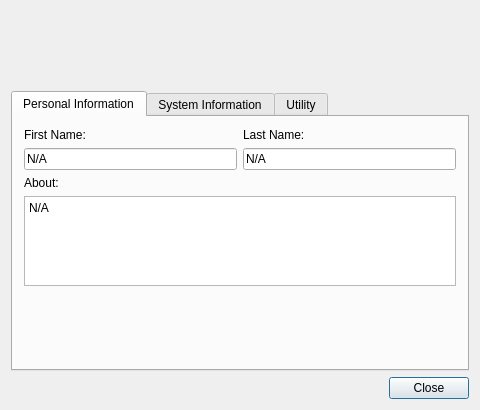
<?xml version="1.0" encoding="UTF-8"?>
<ui version="4.0">
 <class>UserInfoWindow</class>
 <widget class="QDialog" name="UserInfoWindow">
  <property name="geometry">
   <rect>
    <x>0</x>
    <y>0</y>
    <width>480</width>
    <height>410</height>
   </rect>
  </property>
  <property name="windowTitle">
   <string>Dialog</string>
  </property>
  <layout class="QVBoxLayout" name="verticalLayout_2">
   <item>
    <layout class="QHBoxLayout" name="horizontalLayout_2">
     <item>
      <widget class="QLabel" name="lblAvatar">
       <property name="minimumSize">
        <size>
         <width>48</width>
         <height>48</height>
        </size>
       </property>
       <property name="maximumSize">
        <size>
         <width>48</width>
         <height>48</height>
        </size>
       </property>
       <property name="text">
        <string>&lt;Avatar&gt;</string>
       </property>
      </widget>
     </item>
     <item>
      <layout class="QVBoxLayout" name="verticalLayout">
       <item>
        <widget class="QLabel" name="lblUserName">
         <property name="text">
          <string>&lt;User Name&gt;</string>
         </property>
        </widget>
       </item>
       <item>
        <widget class="QLabel" name="lblStatus">
         <property name="text">
          <string>&lt;Status&gt;</string>
         </property>
        </widget>
       </item>
       <item>
        <spacer name="verticalSpacer">
         <property name="orientation">
          <enum>Qt::Vertical</enum>
         </property>
         <property name="sizeHint" stdset="0">
          <size>
           <width>20</width>
           <height>13</height>
          </size>
         </property>
        </spacer>
       </item>
      </layout>
     </item>
    </layout>
   </item>
   <item>
    <widget class="QTabWidget" name="tabWidget">
     <property name="minimumSize">
      <size>
       <width>450</width>
       <height>280</height>
      </size>
     </property>
     <property name="currentIndex">
      <number>0</number>
     </property>
     <widget class="QWidget" name="tabPersonal">
      <attribute name="title">
       <string>Personal Information</string>
      </attribute>
      <layout class="QVBoxLayout" name="verticalLayout_6">
       <item>
        <layout class="QHBoxLayout" name="horizontalLayout_3">
         <item>
          <layout class="QVBoxLayout" name="verticalLayout_3">
           <item>
            <widget class="QLabel" name="lblFirstNameDesc">
             <property name="text">
              <string>First Name:</string>
             </property>
            </widget>
           </item>
           <item>
            <widget class="QLineEdit" name="txtFirstName">
             <property name="text">
              <string>N/A</string>
             </property>
             <property name="readOnly">
              <bool>true</bool>
             </property>
            </widget>
           </item>
          </layout>
         </item>
         <item>
          <layout class="QVBoxLayout" name="verticalLayout_4">
           <item>
            <widget class="QLabel" name="lblLastNameDesc">
             <property name="text">
              <string>Last Name:</string>
             </property>
            </widget>
           </item>
           <item>
            <widget class="QLineEdit" name="txtLastName">
             <property name="text">
              <string>N/A</string>
             </property>
             <property name="readOnly">
              <bool>true</bool>
             </property>
            </widget>
           </item>
          </layout>
         </item>
        </layout>
       </item>
       <item>
        <layout class="QVBoxLayout" name="verticalLayout_5">
         <item>
          <widget class="QLabel" name="lblAbout">
           <property name="text">
            <string>About:</string>
           </property>
          </widget>
         </item>
         <item>
          <widget class="QPlainTextEdit" name="txtAbout">
           <property name="maximumSize">
            <size>
             <width>16777215</width>
             <height>90</height>
            </size>
           </property>
           <property name="tabChangesFocus">
            <bool>true</bool>
           </property>
           <property name="undoRedoEnabled">
            <bool>false</bool>
           </property>
           <property name="readOnly">
            <bool>true</bool>
           </property>
           <property name="plainText">
            <string>N/A</string>
           </property>
          </widget>
         </item>
        </layout>
       </item>
       <item>
        <spacer name="verticalSpacerPersonal">
         <property name="orientation">
          <enum>Qt::Vertical</enum>
         </property>
         <property name="sizeHint" stdset="0">
          <size>
           <width>20</width>
           <height>20</height>
          </size>
         </property>
        </spacer>
       </item>
      </layout>
     </widget>
     <widget class="QWidget" name="tabSystem">
      <attribute name="title">
       <string>System Information</string>
      </attribute>
      <layout class="QVBoxLayout" name="verticalLayoutSystem">
       <item>
        <layout class="QFormLayout" name="formLayout">
         <item row="0" column="0">
          <widget class="QLabel" name="lblIPAddressDesc">
           <property name="text">
            <string>IP Address:</string>
           </property>
           <property name="alignment">
            <set>Qt::AlignRight|Qt::AlignTrailing|Qt::AlignVCenter</set>
           </property>
          </widget>
         </item>
         <item row="0" column="1">
          <widget class="QLabel" name="lblIPAddress">
           <property name="text">
            <string>&lt;IP Address&gt;</string>
           </property>
          </widget>
         </item>
         <item row="1" column="0">
          <widget class="QLabel" name="lblMacAddressDesc">
           <property name="text">
            <string>MAC Address:</string>
           </property>
           <property name="alignment">
            <set>Qt::AlignRight|Qt::AlignTrailing|Qt::AlignVCenter</set>
           </property>
          </widget>
         </item>
         <item row="1" column="1">
          <widget class="QLabel" name="lblMacAddress">
           <property name="text">
            <string>&lt;MAC Address&gt;</string>
           </property>
          </widget>
         </item>
         <item row="2" column="0">
          <widget class="QLabel" name="lblLogonNameDesc">
           <property name="text">
            <string>Logon Name:</string>
           </property>
           <property name="alignment">
            <set>Qt::AlignRight|Qt::AlignTrailing|Qt::AlignVCenter</set>
           </property>
          </widget>
         </item>
         <item row="2" column="1">
          <widget class="QLabel" name="lblLogonName">
           <property name="text">
            <string>&lt;Logon Name&gt;</string>
           </property>
          </widget>
         </item>
         <item row="3" column="0">
          <widget class="QLabel" name="lblComputerNameDesc">
           <property name="text">
            <string>Computer Name:</string>
           </property>
           <property name="alignment">
            <set>Qt::AlignRight|Qt::AlignTrailing|Qt::AlignVCenter</set>
           </property>
          </widget>
         </item>
         <item row="3" column="1">
          <widget class="QLabel" name="lblComputerName">
           <property name="text">
            <string>&lt;Computer Name&gt;</string>
           </property>
          </widget>
         </item>
         <item row="4" column="0">
          <widget class="QLabel" name="lblOSNameDesc">
           <property name="text">
            <string>Operating System:</string>
           </property>
           <property name="alignment">
            <set>Qt::AlignRight|Qt::AlignTrailing|Qt::AlignVCenter</set>
           </property>
          </widget>
         </item>
         <item row="4" column="1">
          <widget class="QLabel" name="lblOSName">
           <property name="text">
            <string>&lt;Operating System&gt;</string>
           </property>
           <property name="wordWrap">
            <bool>true</bool>
           </property>
          </widget>
         </item>
         <item row="5" column="0">
          <widget class="QLabel" name="lblCpuDesc">
           <property name="text">
            <string>CPU Info:</string>
           </property>
           <property name="alignment">
            <set>Qt::AlignRight|Qt::AlignTrailing|Qt::AlignVCenter</set>
           </property>
          </widget>
         </item>
         <item row="5" column="1">
          <widget class="QLabel" name="lblCpu">
           <property name="text">
            <string>&lt;CPU Info&gt;</string>
           </property>
           <property name="wordWrap">
            <bool>true</bool>
           </property>
          </widget>
         </item>
         <item row="6" column="0">
          <widget class="QLabel" name="lblMemoryDesc">
           <property name="text">
            <string>Memory (RAM):</string>
           </property>
           <property name="alignment">
            <set>Qt::AlignRight|Qt::AlignTrailing|Qt::AlignVCenter</set>
           </property>
          </widget>
         </item>
         <item row="6" column="1">
          <widget class="QLabel" name="lblMemory">
           <property name="text">
            <string>&lt;Memory Info&gt;</string>
           </property>
          </widget>
         </item>
         <item row="7" column="0">
          <widget class="QLabel" name="lblGpuDesc">
           <property name="text">
            <string>Graphics Card (GPU):</string>
           </property>
           <property name="alignment">
            <set>Qt::AlignRight|Qt::AlignTrailing|Qt::AlignVCenter</set>
           </property>
          </widget>
         </item>
         <item row="7" column="1">
          <widget class="QLabel" name="lblGpu">
           <property name="text">
            <string>&lt;Graphics Card&gt;</string>
           </property>
           <property name="wordWrap">
            <bool>true</bool>
           </property>
          </widget>
         </item>
         <item row="8" column="0">
          <widget class="QLabel" name="lblVersionDesc">
           <property name="text">
            <string>Messenger Version:</string>
           </property>
           <property name="alignment">
            <set>Qt::AlignRight|Qt::AlignTrailing|Qt::AlignVCenter</set>
           </property>
          </widget>
         </item>
         <item row="8" column="1">
          <widget class="QLabel" name="lblVersion">
           <property name="text">
            <string>&lt;Messenger Version&gt;</string>
           </property>
          </widget>
         </item>
        </layout>
       </item>
       <item>
        <widget class="Line" name="lineSystemActions">
         <property name="orientation">
          <enum>Qt::Horizontal</enum>
         </property>
        </widget>
       </item>
       <item>
        <layout class="QHBoxLayout" name="horizontalLayoutSystemActions">
         <item>
          <widget class="QPushButton" name="btnRemoteDesktop">
           <property name="text">
            <string>Remote Desktop...</string>
           </property>
          </widget>
         </item>
         <item>
          <widget class="QPushButton" name="btnScreenCapture">
           <property name="text">
            <string>Screen Capture (Always Active)</string>
           </property>
          </widget>
         </item>
         <item>
          <spacer name="horizontalSpacerSystemActions">
           <property name="orientation">
            <enum>Qt::Horizontal</enum>
           </property>
           <property name="sizeHint" stdset="0">
            <size>
             <width>20</width>
             <height>20</height>
            </size>
           </property>
          </spacer>
         </item>
        </layout>
       </item>
      </layout>
     </widget>
     <widget class="QWidget" name="tabUtility">
      <attribute name="title">
       <string>Utility</string>
      </attribute>
      <layout class="QVBoxLayout" name="verticalLayoutUtility">
       <item>
        <widget class="QLabel" name="lblUtilityNotice">
         <property name="text">
          <string>AI Agent Process Blocking (Web LLM access allowed; autonomous local agent execution blocked at process level).</string>
         </property>
         <property name="wordWrap">
          <bool>true</bool>
         </property>
        </widget>
       </item>
       <item>
        <widget class="QWidget" name="wgtUtilityLock" native="true">
         <layout class="QHBoxLayout" name="horizontalLayoutUtilityLock">
          <item>
           <widget class="QLabel" name="lblUtilityPassword">
            <property name="text">
             <string>Admin Password:</string>
            </property>
           </widget>
          </item>
          <item>
           <widget class="QLineEdit" name="txtUtilityPassword">
            <property name="echoMode">
             <enum>QLineEdit::Password</enum>
            </property>
            <property name="placeholderText">
             <string>Enter password (192.168.10.212)</string>
            </property>
           </widget>
          </item>
          <item>
           <widget class="QPushButton" name="btnUnlockUtility">
            <property name="text">
             <string>Unlock</string>
            </property>
           </widget>
          </item>
         </layout>
        </widget>
       </item>
       <item>
        <widget class="QWidget" name="wgtUtilityControls" native="true">
         <layout class="QVBoxLayout" name="verticalLayoutUtilityControls">
          <property name="leftMargin">
           <number>0</number>
          </property>
          <property name="topMargin">
           <number>0</number>
          </property>
          <property name="rightMargin">
           <number>0</number>
          </property>
          <property name="bottomMargin">
           <number>0</number>
          </property>
          <item>
           <layout class="QHBoxLayout" name="horizontalLayoutUtilityBulk">
            <item>
             <widget class="QLabel" name="lblUtilityUnlocked">
              <property name="text">
               <string>Unlocked - Remote AI Agent Process Control (11 Agents)</string>
              </property>
             </widget>
            </item>
            <item>
             <spacer name="horizontalSpacerUtilityBulk">
              <property name="orientation">
               <enum>Qt::Horizontal</enum>
              </property>
              <property name="sizeHint" stdset="0">
               <size>
                <width>20</width>
                <height>20</height>
               </size>
              </property>
             </spacer>
            </item>
            <item>
             <widget class="QPushButton" name="btnAllowAllAgents">
              <property name="text">
               <string>Allow All</string>
              </property>
             </widget>
            </item>
            <item>
             <widget class="QPushButton" name="btnBlockAllAgents">
              <property name="text">
               <string>Block All</string>
              </property>
             </widget>
            </item>
           </layout>
          </item>
          <item>
           <widget class="QScrollArea" name="scrollUtilityAgents">
            <property name="widgetResizable">
             <bool>true</bool>
            </property>
            <widget class="QWidget" name="wgtAgentsContainer">
             <property name="geometry">
              <rect>
               <x>0</x>
               <y>0</y>
               <width>410</width>
               <height>140</height>
              </rect>
             </property>
             <layout class="QVBoxLayout" name="layoutAgents"/>
            </widget>
           </widget>
          </item>
         </layout>
        </widget>
       </item>
      </layout>
     </widget>
    </widget>
   </item>
   <item>
    <layout class="QHBoxLayout" name="horizontalLayout">
     <item>
      <spacer name="horizontalSpacer">
       <property name="orientation">
        <enum>Qt::Horizontal</enum>
       </property>
       <property name="sizeHint" stdset="0">
        <size>
         <width>40</width>
         <height>20</height>
        </size>
       </property>
      </spacer>
     </item>
     <item>
      <widget class="QPushButton" name="btnClose">
       <property name="text">
        <string>Close</string>
       </property>
       <property name="default">
        <bool>true</bool>
       </property>
      </widget>
     </item>
    </layout>
   </item>
  </layout>
 </widget>
 <layoutdefault spacing="6" margin="11"/>
 <tabstops>
  <tabstop>tabWidget</tabstop>
  <tabstop>txtFirstName</tabstop>
  <tabstop>txtLastName</tabstop>
  <tabstop>txtAbout</tabstop>
  <tabstop>btnClose</tabstop>
 </tabstops>
 <resources/>
 <connections>
  <connection>
   <sender>btnClose</sender>
   <signal>clicked()</signal>
   <receiver>UserInfoWindow</receiver>
   <slot>accept()</slot>
   <hints>
    <hint type="sourcelabel">
     <x>347</x>
     <y>151</y>
    </hint>
    <hint type="destinationlabel">
     <x>196</x>
     <y>84</y>
    </hint>
   </hints>
  </connection>
 </connections>
</ui>
